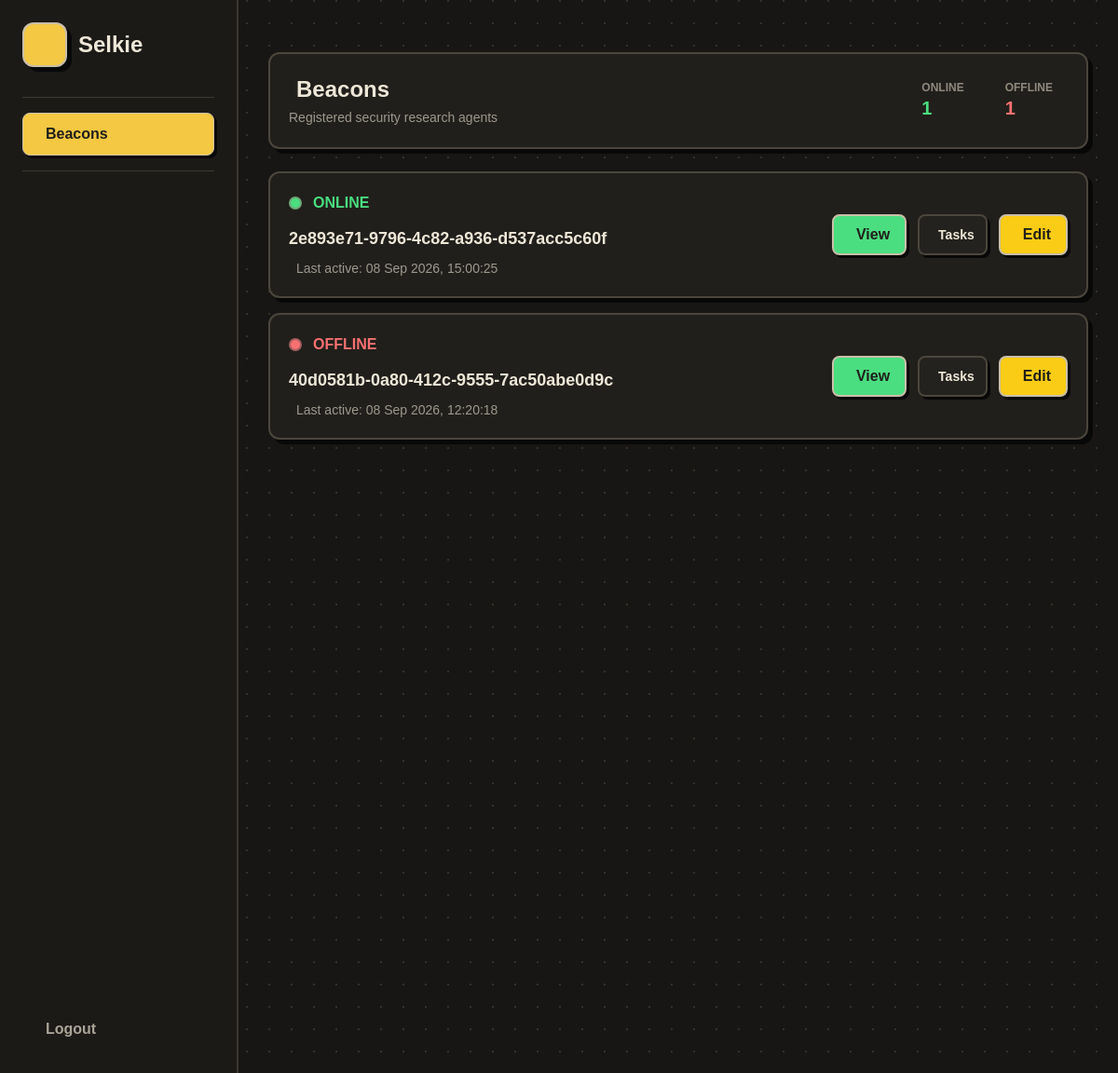
The page /dashboard/beacons on the database its author committed.
### db_manager.py (models this page shows)
class Base(DeclarativeBase):
    pass

class Beacon(Base):
    __tablename__ = "beacons"
    id: Mapped[str] = mapped_column(String, primary_key=True)
    public_key: Mapped[str] = mapped_column(String)
    system_info: Mapped[str] = mapped_column(JSON)
    registered_at: Mapped[datetime] = mapped_column(DateTime)
    last_active: Mapped[datetime] = mapped_column(DateTime)
    status: Mapped[str] = mapped_column(String, default="offline")

### dashboard.py (the view)
@dashboard.route("/beacons")
def beacons():
    with get_session() as session:
        beacons = (
            session.query(Beacon)
            .order_by(Beacon.status.desc(), Beacon.last_active.desc())
            .all()
        )
    return render_template("beacons.html", beacons=beacons)

### db_manager.py (called while the page is built)
def get_session():
    return Session(engine)

### templates/beacons.html (shortened to what this page needs)
{% extends "base.html" %}
{% block content %}
<div class="min-h-screen w-full pb-8">
    <main class="min-w-0">
        <section class="retro-card rounded-xl p-5 mb-6">
            <div class="flex flex-col md:flex-row
                                md:items-center md:justify-between
                                gap-5">
                <div>
                    <h2 class="text-2xl font-black
                                       flex items-center gap-2">
                        Beacons
                    </h2>
                    <p class="text-sm text-[#9d988d] mt-1">
                        Registered security research agents
                    </p>
                </div>
                <div class="flex gap-3">
                    <div class="stat rounded-lg px-4 py-2">
                        <div class="text-xs font-bold
                                            uppercase text-[#8f897e]">
                            Online
                        </div>
                        <div class="text-xl font-black
                                            text-green-400">
                            {{ beacons
                            | selectattr("status", "equalto", "online")
                            | list
                            | length }}
                        </div>
                    </div>
                    <div class="stat rounded-lg px-4 py-2">
                        <div class="text-xs font-bold
                                            uppercase text-[#8f897e]">
                            Offline
                        </div>
                        <div class="text-xl font-black
                                            text-red-400">
                            {{ beacons
                            | selectattr("status", "equalto", "offline")
                            | list
                            | length }}
                        </div>
                    </div>
                </div>
            </div>
        </section>
        <div id="beacon-list" hx-get="{{ url_for('dashboard.beacon_status') }}" hx-trigger="every 5s"
            hx-swap="innerHTML">
            {% include "partials/beacon_list.html" %}
        </div>
    </main>
</div>
{% endblock %}

### templates/partials/beacon_list.html (shortened to what this page needs)
<div class="space-y-4">
    {% for beacon in beacons %}
    <div class="retro-card rounded-xl p-5
                transition duration-100
                hover:bg-[#28251f]">
        <div class="flex flex-col md:flex-row
                    md:items-center md:justify-between
                    gap-5">
            <div class="min-w-0">
                <div class="flex items-center gap-3 mb-3">
                    {% if beacon.status == "online" %}
                    <span class="w-3.5 h-3.5 rounded-full
                                   bg-green-400 border-2 border-[#6fa879]"></span>
                    <span class="font-black text-green-400">
                        ONLINE
                    </span>
                    {% else %}
                    <span class="w-3.5 h-3.5 rounded-full
                                   bg-red-400 border-2 border-[#a85f5f]"></span>
                    <span class="font-black text-red-400">
                        OFFLINE
                    </span>
                    {% endif %}
                </div>
                <div class="font-black text-lg
                           text-[#eee7d8]
                           break-all">
                    {{ beacon.id }}
                </div>
                <div class="mt-2 text-sm text-[#9d988d]
                           flex items-center gap-2">
                    <span>
                        {% if beacon.last_active %}
                        Last active:
                        {{ beacon.last_active.strftime("%d %b %Y, %H:%M:%S") }}
                        {% else %}
                        Last active: Never
                        {% endif %}
                    </span>
                </div>
            </div>
            <div class="flex gap-3 shrink-0">
                <a href="{{ url_for('dashboard.beacon_details', beacon_id=beacon.id) }}" class="retro-btn bg-green-400
                           rounded-lg px-4 py-2
                           font-bold
                           flex items-center gap-2">
                    View
                </a>
                <a href="{{ url_for('task.view_tasks', beacon_id=beacon.id) }}" class="secondary-btn rounded-lg px-3 py-2
           flex items-center justify-center gap-2
           text-sm font-bold">
                    Tasks
                </a>
                <a href="{{ url_for('dashboard.edit_beacon', beacon_id=beacon.id) }}" class="retro-btn bg-yellow-400
                           rounded-lg px-4 py-2
                           font-bold
                           flex items-center gap-2">
                    Edit
                </a>
            </div>
        </div>
    </div>
    {% endfor %}
</div>

### templates/base.html (style rules this page uses)
body { background: #171614; background-image: radial-gradient(circle at 1px 1px, #353129 1px, transparent 0); background-size: 24px 24px; font-family: "Trebuchet MS", sans-serif; color: #eee7d8; }
.retro-card { background: #211f1b; border: 2px solid #4b463c; box-shadow: 5px 5px 0 #080808; }
.retro-btn { background: #f4c842; color: #201f1b; border: 2px solid #c9bfa9; box-shadow: 3px 3px 0 #080808; transition: .12s; }
.secondary-btn { background: #24221e; color: #eee7d8; border: 2px solid #4b463c; box-shadow: 3px 3px 0 #080808; transition: .12s; }

### rows shown on the page
Beacon: status "online" (drawn), id "2e893e71-9796-4c82-a936-d537acc5c60f", last_active "08 Sep 2026, 15:00:25"
Beacon: status "offline" (drawn), id "40d0581b-0a80-412c-9555-7ac50abe0d9c", last_active "08 Sep 2026, 12:20:18"
